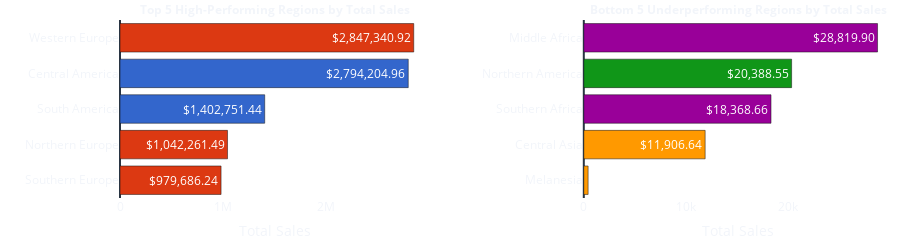

The notebook cell this image was saved under:
### Code cell
bar2 = create_bar_region_market_combined(df_2017)
bar2

### Figure 1 — Plotly figure (JSON) as saved in the notebook; plotly's stock layout.template omitted (floating-point values rounded to 4 significant figures)
{"data": [{"marker": {"color": ["#DC3912", "#3366CC", "#3366CC", "#DC3912", "#DC3912"]}, "name": "", "orientation": "h", "showlegend": true, "text": ["$2,847,340.92", "$2,794,204.96", "$1,402,751.44", "$1,042,261.49", "$979,686.24"], "textfont": {"color": "white"}, "type": "bar", "x": [2847000.0, 2794000.0, 1403000.0, 1042000.0, 979700.0], "xaxis": "x", "y": ["Western Europe", "Central America", "South America", "Northern Europe", "Southern Europe"], "yaxis": "y"}, {"marker": {"color": ["#990099", "#109618", "#990099", "#FF9900", "#FF9900"]}, "name": "", "orientation": "h", "showlegend": true, "text": ["$28,819.90", "$20,388.55", "$18,368.66", "$11,906.64", "$425.03"], "textfont": {"color": "white"}, "type": "bar", "x": [28820.0, 20390.0, 18370.0, 11910.0, 425.0], "xaxis": "x2", "y": ["Middle Africa", "Northern America", "Southern Africa", "Central Asia", "Melanesia"], "yaxis": "y2"}], "layout": {"annotations": [{"font": {"size": 12}, "showarrow": false, "text": "<b>Top 5 High-Performing Regions by Total Sales</b>", "x": 0.2, "xanchor": "center", "xref": "paper", "y": 1, "yanchor": "bottom", "yref": "paper"}, {"font": {"size": 12}, "showarrow": false, "text": "<b>Bottom 5 Underperforming Regions by Total Sales</b>", "x": 0.8, "xanchor": "center", "xref": "paper", "y": 1, "yanchor": "bottom", "yref": "paper"}], "height": 200, "margin": {"b": 0, "l": 0, "r": 0, "t": 20}, "paper_bgcolor": "rgba(0, 0, 0, 0)", "plot_bgcolor": "rgba(0, 0, 0, 0)", "showlegend": false, "width": 900, "xaxis": {"anchor": "y", "domain": [0, 0.4], "showgrid": false, "title": {"text": "Total Sales"}}, "xaxis2": {"anchor": "y2", "domain": [0.6, 1], "showgrid": false, "title": {"text": "Total Sales"}}, "yaxis": {"anchor": "x", "categoryorder": "total ascending", "domain": [0, 1], "title": {"text": ""}}, "yaxis2": {"anchor": "x2", "categoryorder": "total ascending", "domain": [0, 1], "title": {"text": ""}}}}
